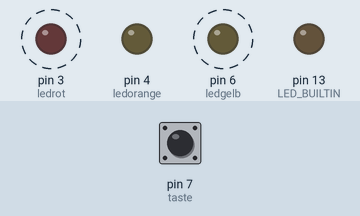
A sketch run on a simulated Arduino Uno, built with avr-gcc and run on an emulated ATmega328P. On the bench: output pins drawn as LEDs (lit = HIGH). Dashed ring = blinking. Inputs (shaded band) come from the test bench; at power-on: pin 7 (taste) LOW.

Above: at 1.75 s.
1.8 s: pin 7 (taste) pulled HIGH for 3.2 s
At 3.0 s:
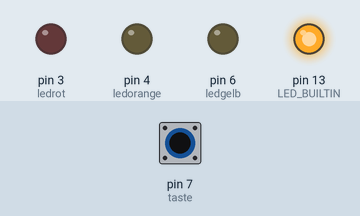
At 5.15 s:
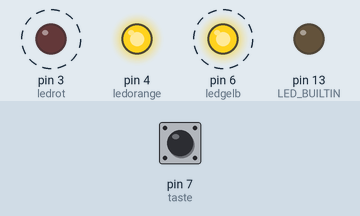
6.6 s: pin 7 (taste) pulled HIGH for 1 s
At 7.65 s:
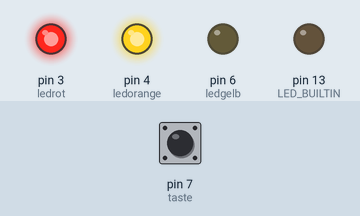
Timing chart, 0 to 15.6 s (numbered marks = the images above; inputs shaded):
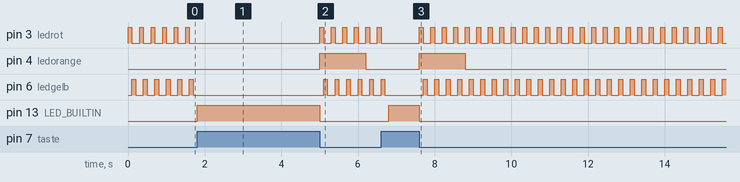

Measured:
- after the input at 1.8 s, pin 4 (ledorange): LOW → HIGH after 3.2 s, → LOW 1.2 s later; pin 13 (LED_BUILTIN): LOW → HIGH at once, → LOW 3.2 s later
- after the input at 6.6 s, pin 4 (ledorange): LOW → HIGH after 1.0 s, → LOW 1.2 s later; pin 13 (LED_BUILTIN): LOW → HIGH after 0.20 s, → LOW 0.80 s later
- by itself, pin 3 (ledrot): repeats every 0.30 s: HIGH 0.10 s, LOW 0.20 s

The sketch:

Day_12.ino
```cpp
//12licht

//Franzis Adventskalender für Arduino

int ledrot = 3;
int ledorange = 4;
int ledgelb = 6;
int ledgruend = 8;
int taste = 7;
int blink = 100;
int licht = 1000;
long z = 0;

void setup() {
  // put your setup code here, to run once:
  pinMode(LED_BUILTIN, OUTPUT);
  pinMode(ledrot,OUTPUT);
  pinMode(ledorange,OUTPUT);
  pinMode(ledgelb,OUTPUT);
  pinMode(taste,INPUT);

}

void loop() {
  // put your main code here, to run repeatedly:

  digitalWrite(ledrot, HIGH);
  digitalWrite(ledgelb,LOW);
  digitalWrite(ledgruend,LOW);
  delay(blink);
  digitalWrite(ledrot, LOW);
  digitalWrite(ledgelb,HIGH);
  digitalWrite(ledgruend,LOW);
  delay(blink);
  digitalWrite(ledrot, LOW);
  digitalWrite(ledgelb,LOW);
  digitalWrite(ledgruend,HIGH);
  delay(blink);

  if (digitalRead(taste)==HIGH){
    while (digitalRead(taste)==HIGH){
      digitalWrite(LED_BUILTIN, HIGH);
    }
    digitalWrite(LED_BUILTIN, LOW);
    z = millis();
    digitalWrite(ledorange,HIGH);
  }
  if (millis() > z + licht){
    digitalWrite(ledorange, LOW);
  }
}
```
